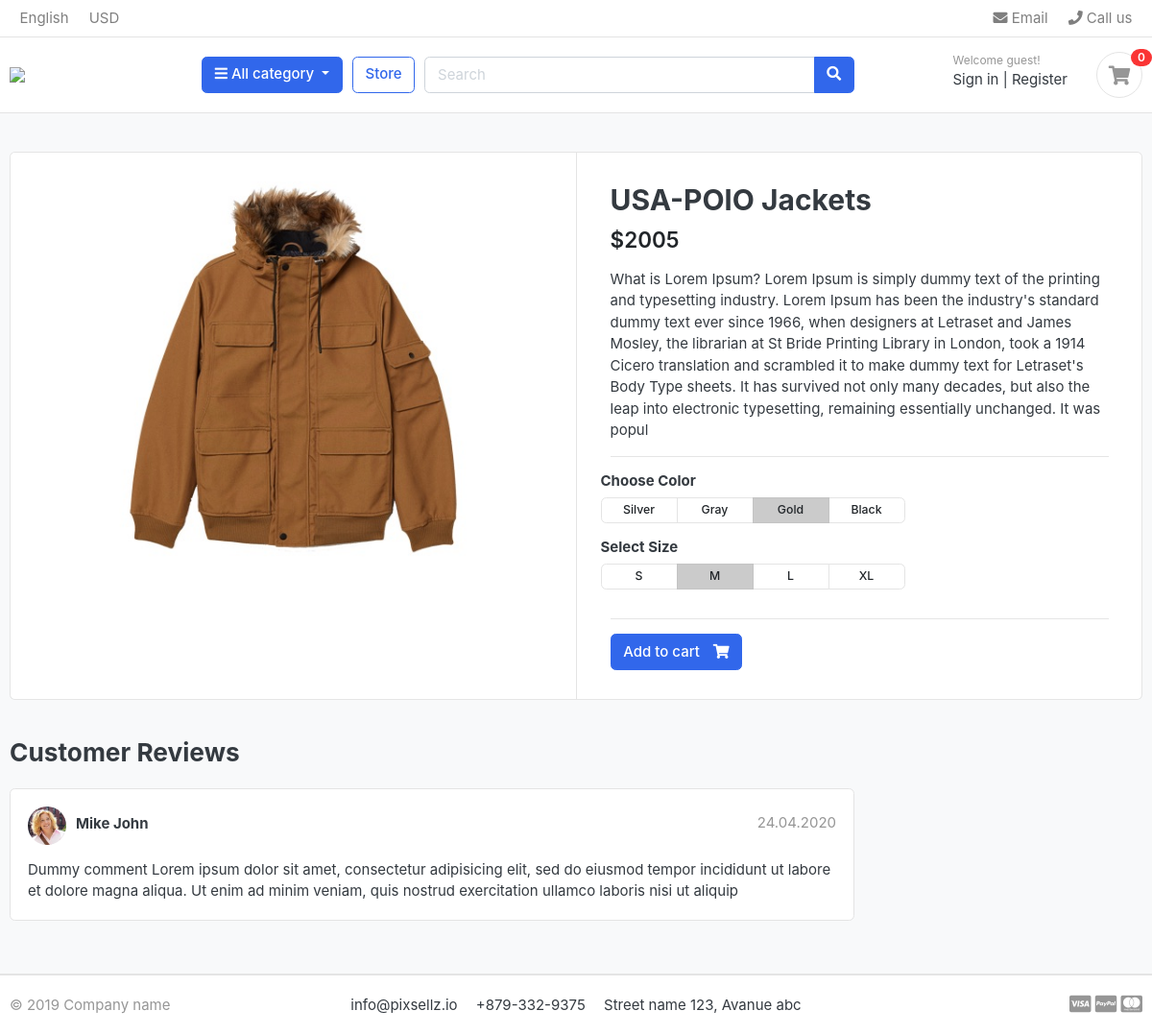
The app's page /store/mens-jackets-women-jackets/usa-polo-jackets with its own data.
### products/models.py (models this page shows, shortened)
class Product(models.Model):
    name         = models.CharField(max_length=200,unique=True)
    slug         = models.SlugField(max_length=200,unique=True)
    description  = models.TextField(max_length=500,blank=True)
    price        = models.IntegerField()
    images       = models.ImageField(upload_to='photos/products')
    stock        = models.IntegerField()
    is_available = models.BooleanField(default=True)
    category     = models.ForeignKey(Category,on_delete=models.CASCADE)
    created_date = models.DateTimeField(auto_now_add=True)
    modified_date = models.DateTimeField(auto_now=True)

### products/views.py (the view)
# urls.py: path('store/<slug:category_slug>/<slug:product_slug>',views.product_detail,name='product_detail_page'),
def product_detail(request,category_slug,product_slug):
    try:
        single_product=Product.objects.get(category__slug=category_slug,slug=product_slug)
    except Exception as e:
        raise e
    context={
        'single_product':single_product
    }
    return render(request,'store/product_detail.html',context)

### products/context_processors.py (called while the page is built)
def menu_links(request):
    links = Category.objects.all()
    return dict(links=links)

### products/models.py (called while the page is built)
    def get_url(self):
        return reverse('products:product_by_category',args=[self.slug])

### products/templates/store/product_detail.html
{% extends 'base.html' %}
{% load static %}
{% block content %}
<section class="section-content padding-y bg">
    <div class="container">
        <div class="card">
            <div class="row no-gutters">
                <aside class="col-md-6">
                    <article class="gallery-wrap">
                        <div class="img-big-wrap">
                            <a href="#"><img src="{{single_product.images.url}}"></a>
                        </div>
                    </article>
                </aside>
                <main class="col-md-6 border-left">
                    <article class="content-body">
                        <h2 class="title">{{single_product.name}}</h2>
                        <div class="mb-3">
                            <var class="price h4">${{single_product.price}}</var>
                        </div>
                        <p>{{ single_product.description }}</p>
                        <hr>
                        <div class="row">
                            <div class="item-option-select">
                                <h6>Choose Color</h6>
                                <div class="btn-group btn-group-sm btn-group-toggle" data-toggle="buttons">
                                    <label class="btn btn-light">
                                        <input type="radio" name="radio_color"> Silver
                                    </label>
                                    <label class="btn btn-light">
                                        <input type="radio" name="radio_color"> Gray
                                    </label>
                                    <label class="btn btn-light active">
                                        <input type="radio" name="radio_color checked"> Gold
                                    </label>
                                    <label class="btn btn-light">
                                        <input type="radio" name="radio_color"> Black
                                    </label>
                                </div>
                            </div>
                        </div>
                        <div class="row">
                            <div class="item-option-select">
                                <h6>Select Size</h6>
                                <div class="btn-group btn-group-sm btn-group-toggle" data-toggle="buttons">
                                    <label class="btn btn-light">
                                        <input type="radio" name="radio_color"> S
                                    </label>
                                    <label class="btn btn-light active">
                                        <input type="radio" name="radio_color" checked> M
                                    </label>
                                    <label class="btn btn-light">
                                        <input type="radio" name="radio_color"> L
                                    </label>
                                    <label class="btn btn-light">
                                        <input type="radio" name="radio_color"> XL
                                    </label>
                                </div>
                            </div>
                        </div>
                        <hr>
                        {% if single_product.stock <= 0 %}
                           <h5 class=text-danger>Out Of Stock</h5>
                        {% else %}
                        <a href="./product-detail.html" class="btn  btn-primary"> <span class="text">Add to cart</span>
                            <i class="fas fa-shopping-cart"></i> </a>
                        {% endif %}
                    </article>
                </main>
            </div>
        </div>
        <br>
        <div class="row">
            <div class="col-md-9">
                <header class="section-heading">
                    <h3>Customer Reviews </h3>
                </header>
                <article class="box mb-3">
                    <div class="icontext w-100">
                        <img src="./images/avatars/avatar1.jpg" class="img-xs icon rounded-circle">
                        <div class="text">
                            <span class="date text-muted float-md-right">24.04.2020 </span>
                            <h6 class="mb-1">Mike John </h6>
                        </div>
                    </div>
                    <div class="mt-3">
                        <p>
                            Dummy comment Lorem ipsum dolor sit amet, consectetur adipisicing elit, sed do eiusmod
                            tempor incididunt ut labore et dolore magna aliqua. Ut enim ad minim veniam,
                            quis nostrud exercitation ullamco laboris nisi ut aliquip
                        </p>
                    </div>
                </article>
            </div>
        </div>
    </div>
</section>
{% endblock %}

### products/static/css/ui.css (style rules this page uses)
html { font-family: "Inter", sans-serif; font-size: 15px; }
.content-body { flex: 1 1 auto; padding: 2rem 2.3rem; }
.img-xs, .img-sm, .img-md, .img-lg { -o-object-fit: cover; object-fit: cover; flex-shrink: 0; flex-grow: 0; }
.img-xs { width: 40px; height: 40px; }
.padding-y { padding-top: 40px; padding-bottom: 40px; }
var { font-style: normal; }
article:after, .form-group:after { display: block; clear: both; content: ""; }
.bg { background-color: #f8f9fa; }
.section-heading { margin-bottom: 20px; margin-top: 15px; }
p:last-child { margin-bottom: 0; }
.btn-light { background-color: #fff; border-color: #e4e4e4; }
.btn .text + i { margin-left: 10px; }
.icontext { display: inline-flex; align-items: center; vertical-align: middle; }
.icontext .text { width: 100%; line-height: 1.2; }
.icontext .icon { position: relative; margin-right: 10px; flex-shrink: 0; flex-grow: 0; }
.price { font-weight: 600; color: #212529; }
.box { padding: 18px; background: #fff; border-radius: 0.37rem; border: 1px solid #e4e4e4; }
.box img { max-width: 100%; }
.gallery-wrap .img-big-wrap { margin-bottom: 10px; border-radius: 0.37rem; overflow: hidden; background-color: #fff; }
.gallery-wrap .img-big-wrap a { text-align: center; display: block; }
.gallery-wrap .img-big-wrap img { height: 450px; width: auto; display: inline-block; }
.item-option-select { margin-bottom: 1rem; display: inline-block; margin-right: 15px; }
.item-option-select .btn { min-width: 80px; }

### records on screen
Product: images (picture), name "USA-POlO Jackets", price "2005", description "What is Lorem Ipsum? Lorem Ipsum is simply dummy text of the printing and typesetting industry. Lorem Ipsum has been the industry's standard dummy text ever since 1966, when designers at Letraset and James Mosley, the librarian at St Bride Printing Library in London, took a 1914 Cicero translation and scrambled it to make dummy text for Letraset's Body Type sheets. It has survived not only many decades, but also the leap into electronic typesetting, remaining essentially unchanged. It was popul"
